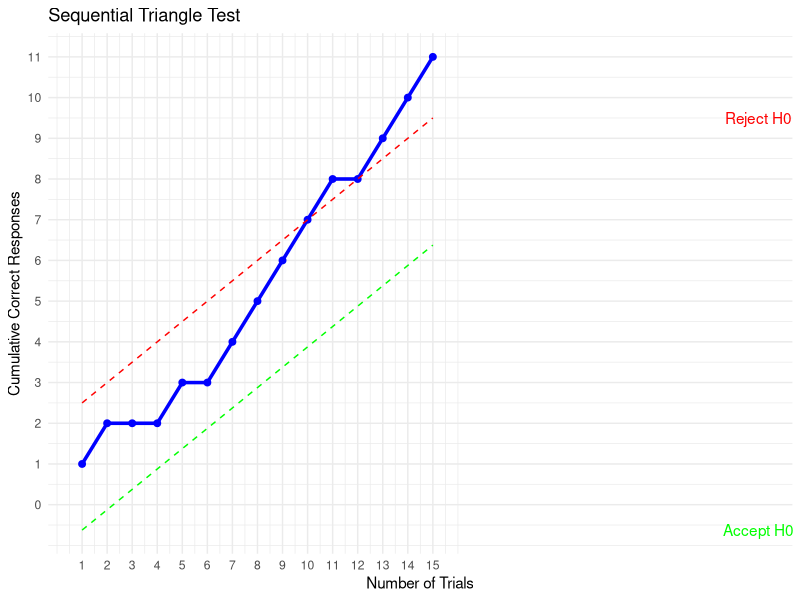

Write R code to recreate this figure.
## ---- chunk 1
knitr::opts_chunk$set(echo = TRUE)
## ---- chunk 2
# Test parameters
alpha <- 0.05
beta <- 0.20
p0 <- 1/3 
p1 <- 2/3

set.seed(343)
answers <- sample(c(1, 0), size = 15, replace = TRUE, prob = c(p1, 1 - p1))

n <- 1:length(answers)
correct <- cumsum(answers)
data <- data.frame(Trial = n, Correct = correct)

# Calculate limits
log_term <- log(p1) - log(p0) - log(1 - p1) + log(1 - p0)
lower_limits <- (log(beta) - log(1 - alpha) - (n * log(1 - p1)) + (n * log(1 - p0))) / log_term
upper_limits <- (log(1 - beta) - log(alpha) - (n * log(1 - p1)) + (n * log(1 - p0))) / log_term
limites <- data.frame(Trial = n, Lower = lower_limits, Upper = upper_limits)

library(ggplot2)
ggplot() +
  geom_line(data = data, aes(x = Trial, y = Correct), color = "blue", size = 1.2) +
  geom_point(data = data, aes(x = Trial, y = Correct), color = "blue", size = 2) +
  geom_line(data = limites, aes(x = Trial, y = Lower), color = "green", linetype = "dashed") +
  geom_line(data = limites, aes(x = Trial, y = Upper), color = "red", linetype = "dashed") +
  labs(
    title = "Sequential Triangle Test",
    x = "Number of Trials",
    y = "Cumulative Correct Responses"
  ) +
  scale_x_continuous(breaks = seq(1, max(data$Trial), by = 1)) +
  scale_y_continuous(breaks = seq(0, max(data$Correct, limites$Upper, na.rm = TRUE), by = 1)) +
  annotate("text", x = 28, y = max(upper_limits), label = "Reject H0", color = "red") +
  annotate("text", x = 28, y = min(lower_limits), label = "Accept H0", color = "green") +
  theme_minimal()
